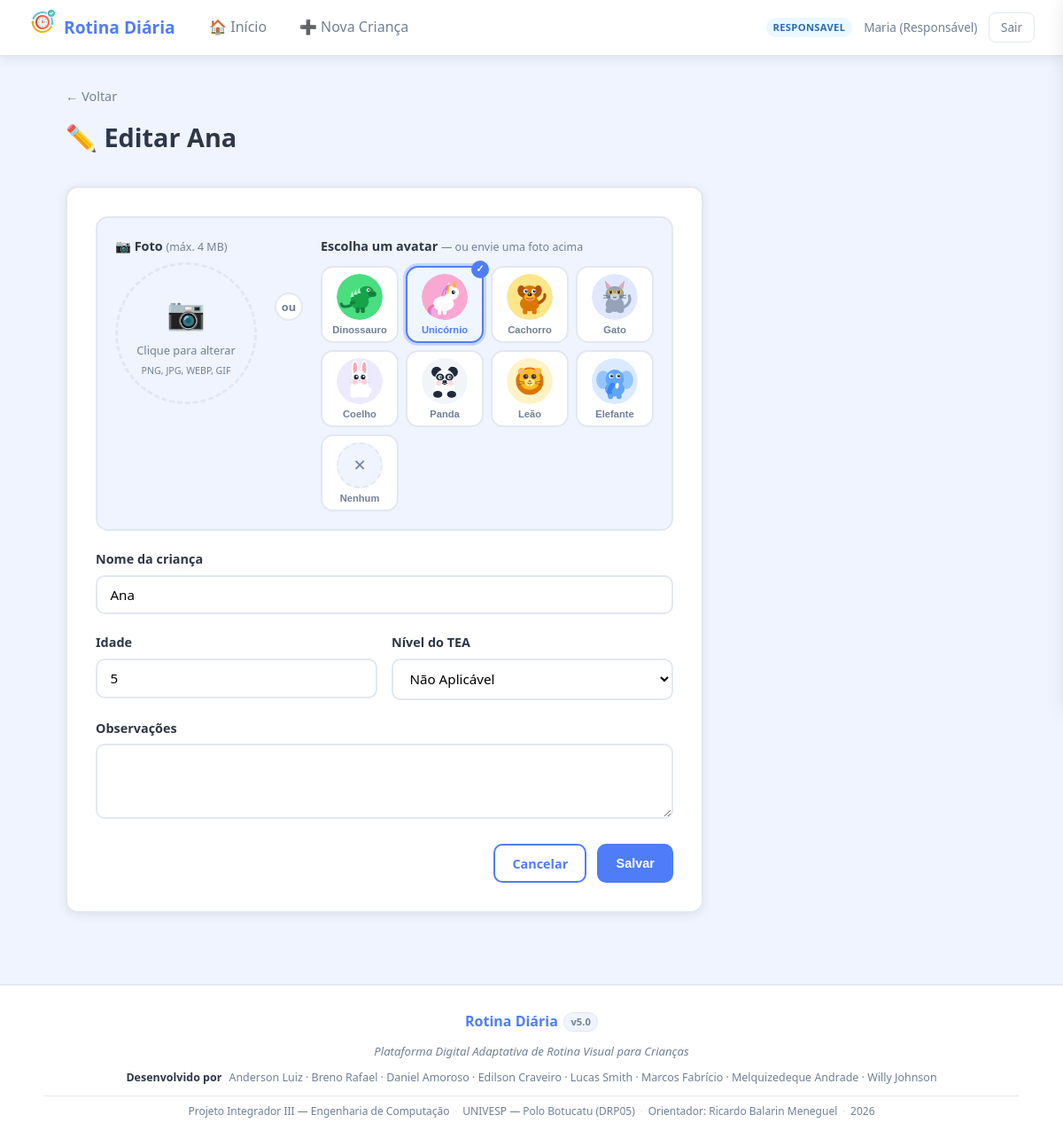
The page /criancas/3/editar (signed in) on the database its author committed.
### tables this page shows
CREATE TABLE criancas (
            id             INTEGER PRIMARY KEY AUTOINCREMENT,
            nome           TEXT NOT NULL,
            idade          INTEGER,
            nivel_tea      TEXT DEFAULT 'Nível 1',
            observacoes    TEXT,
            responsavel_id INTEGER NOT NULL,
            criado_em      TIMESTAMP DEFAULT CURRENT_TIMESTAMP, foto TEXT, avatar TEXT,
            FOREIGN KEY (responsavel_id) REFERENCES usuarios(id)
        );

### app.py (the view, shortened to what this page needs)
@app.route('/criancas/<int:cid>/editar', methods=['GET', 'POST'])
def editar_crianca(cid):
    if 'usuario_id' not in session:
        return redirect(url_for('login'))
    if not pode_editar(cid, session['usuario_id']):
        flash('Sem permissão para editar.', 'erro')
        return redirect(url_for('perfil_crianca', cid=cid))
    db = get_db()
    crianca = db.execute(
        'SELECT * FROM criancas WHERE id=?', (cid,)).fetchone()
    return render_template('editar_crianca.html', crianca=crianca)

### app.py (called while the page is built)
def pode_editar(cid, uid):
    db = get_db()
    c = db.execute(
        'SELECT responsavel_id FROM criancas WHERE id=?', (cid,)).fetchone()
    if not c:
        return False
    if c['responsavel_id'] == uid:
        return True
    v = db.execute(
        'SELECT papel FROM vinculos WHERE crianca_id=? AND usuario_id=?', (cid, uid)).fetchone()
    return v and v['papel'] == 'colaborador'

### database.py (called while the page is built)
def get_db():
    if 'db' not in g:
        g.db = sqlite3.connect(DATABASE)
        g.db.row_factory = sqlite3.Row
        g.db.execute('PRAGMA foreign_keys = ON')
    return g.db

### templates/editar_crianca.html (shortened to what this page needs)
{% extends "base.html" %}
{% from "seletor_avatar.html" import seletor_avatar %}
{% block content %}
<div class="page-header">
    <a href="{{ url_for('perfil_crianca', cid=crianca.id) }}" class="breadcrumb">← Voltar</a>
    <h1>✏️ Editar {{ crianca.nome }}</h1>
</div>
<div class="form-card form-card-wide">
    <form method="POST" enctype="multipart/form-data" class="form-styled">
        <div class="imagem-bloco">
            <div class="form-group">
                <label>📷 Foto <span class="form-hint-inline">(máx. 4 MB)</span></label>
                <div class="foto-upload-area" id="foto-upload-area"
                     onclick="document.getElementById('foto-input').click()">
                    <div class="foto-placeholder" id="foto-placeholder"
                         style="display:{% if crianca.foto %}none{% else %}flex{% endif %}">
                        <span class="foto-icon">📷</span>
                        <span>Clique para alterar</span>
                        <small>PNG, JPG, WEBP, GIF</small>
                    </div>
                </div>
            </div>
            <div class="imagem-ou"><span>ou</span></div>
            <div class="form-group flex1">
                {{ seletor_avatar(crianca.avatar or '') }}
            </div>
        </div>
        <div class="form-group">
            <label>Nome da criança</label>
            <input type="text" name="nome" required value="{{ crianca.nome }}">
        </div>
        <div class="form-row">
            <div class="form-group">
                <label>Idade</label>
                <input type="number" name="idade" min="1" max="18" value="{{ crianca.idade }}">
            </div>
            <div class="form-group">
                <label>Nível do TEA</label>
                <select name="nivel_tea">
                    {% for n in ['Não Aplicável','Nível 1','Nível 2','Nível 3'] %}
                    <option {% if crianca.nivel_tea == n %}selected{% endif %}>{{ n }}</option>
                    {% endfor %}
                </select>
            </div>
        </div>
        <div class="form-group">
            <label>Observações</label>
            <textarea name="observacoes" rows="3">{{ crianca.observacoes }}</textarea>
        </div>
        <div class="form-actions">
            <a href="{{ url_for('perfil_crianca', cid=crianca.id) }}" class="btn btn-outline">Cancelar</a>
            <button type="submit" class="btn btn-primary">Salvar</button>
        </div>
    </form>
</div>
{% endblock %}

### static/css/style.css (style rules this page uses)
*, *::before, *::after { box-sizing: border-box; margin: 0; padding: 0; }
:root { --primary: #4f7df9; --primary-d: #3563e9; --success: #48bb78; --success-d: #38a169; --warning: #ed8936; --danger: #fc8181; --danger-d: #e53e3e; --bg: #f0f4ff; --card-bg: #ffffff; --text: #2d3748; --text-light: #718096; --border: #e2e8f0; --radius: 14px; --shadow: 0 2px 12px rgba(0,0,0,.08); --shadow-md: 0 4px 24px rgba(0,0,0,.12); --font: 'Segoe UI', system-ui, sans-serif; }
body { font-family: var(--font); background: var(--bg); color: var(--text); min-height: 100vh; font-size: 16px; line-height: 1.6; }
a { color: var(--primary); text-decoration: none; }
.btn { display: inline-flex; align-items: center; gap: .4rem; padding: .55rem 1.2rem; border-radius: 10px; font-size: .9rem; font-weight: 600; cursor: pointer; border: 2px solid transparent; transition: all .2s; text-decoration: none; }
.btn-primary { background: var(--primary); color: #fff; }
.btn-outline { border-color: var(--primary); color: var(--primary); background: transparent; }
.page-header { margin-bottom: 2rem; }
.page-header h1 { font-size: 1.8rem; font-weight: 800; color: var(--text); }
.breadcrumb { display: inline-block; color: var(--text-light); font-size: .9rem; margin-bottom: .75rem; }
.form-card { background: var(--card-bg); border-radius: var(--radius); padding: 2rem; box-shadow: var(--shadow); border: 2px solid var(--border); max-width: 560px; }
.form-styled { display: flex; flex-direction: column; gap: 1.25rem; }
.form-group { display: flex; flex-direction: column; gap: .4rem; }
.form-group label { font-weight: 600; font-size: .9rem; }
.form-group input, .form-group select, .form-group textarea { padding: .65rem .9rem; border: 2px solid var(--border); border-radius: 10px; font-size: .95rem; font-family: var(--font); transition: border-color .2s; background: #fff; }
.form-row { display: grid; grid-template-columns: 1fr 1fr; gap: 1rem; }
.form-actions { display: flex; gap: .75rem; justify-content: flex-end; margin-top: .5rem; }
.foto-upload-area { width: 160px; height: 160px; border-radius: 50%; border: 3px dashed var(--border); cursor: pointer; overflow: hidden; position: relative; transition: border-color .2s, box-shadow .2s; background: var(--bg); display: flex; align-items: center; justify-content: center; }
.foto-placeholder { display: flex; flex-direction: column; align-items: center; gap: .3rem; color: var(--text-light); font-size: .8rem; text-align: center; padding: .5rem; pointer-events: none; }
.foto-icon { font-size: 2.2rem; }
.form-hint-inline { font-size: .78rem; font-weight: 400; color: var(--text-light); }
.form-card-wide { max-width: 720px; }
.imagem-bloco { display: flex; align-items: flex-start; gap: 1.25rem; padding: 1.25rem; background: var(--bg); border-radius: var(--radius); border: 2px solid var(--border); }
.imagem-ou { display: flex; flex-direction: column; align-items: center; justify-content: center; padding-top: 4rem; flex-shrink: 0; }
.imagem-ou span { font-size: .8rem; font-weight: 700; color: var(--text-light); background: var(--card-bg); border: 2px solid var(--border); border-radius: 50%; width: 32px; height: 32px; display: flex; align-items: center; justify-content: center; }
.flex1 { flex: 1; min-width: 0; }

### rows shown on the page
criancas: nome "Ana", idade "5", nivel_tea "Não Aplicável"

### other values the page prints
{{ session.usuario_perfil }} "RESPONSAVEL"
{{ session.usuario_nome }} "Maria (Responsável)"
{{ label.split(' ')[1] }} "Dinossauro" "Unicórnio" "Cachorro" "Gato" "Coelho" "Panda" "Leão" "Elefante"
